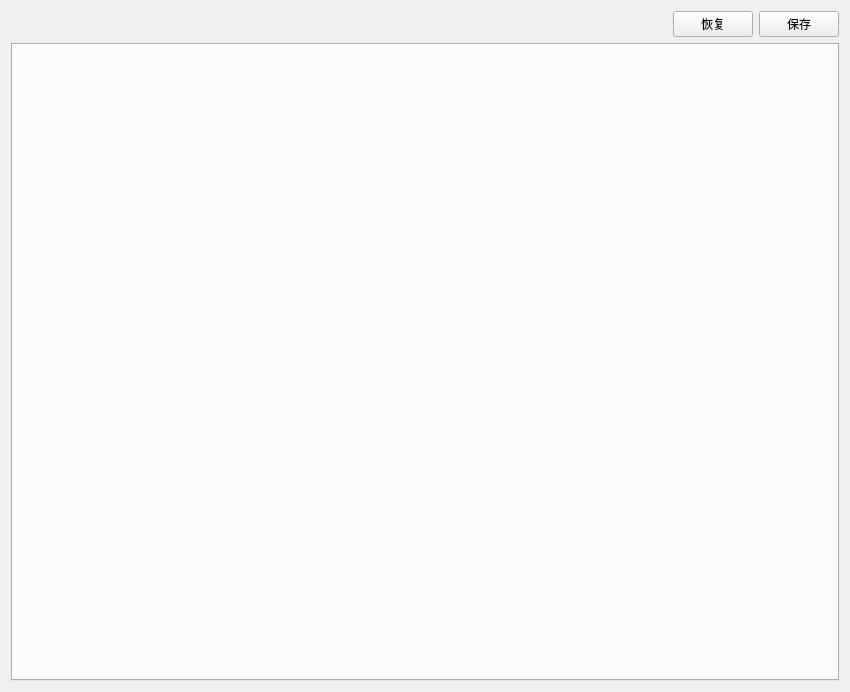
<?xml version="1.0" encoding="UTF-8"?>
<ui version="4.0">
 <class>ParamConfigPageClass</class>
 <widget class="QWidget" name="ParamConfigPageClass">
  <property name="geometry">
   <rect>
    <x>0</x>
    <y>0</y>
    <width>850</width>
    <height>692</height>
   </rect>
  </property>
  <property name="windowTitle">
   <string>参数配置</string>
  </property>
  <layout class="QVBoxLayout" name="verticalLayout">
   <item>
    <layout class="QHBoxLayout" name="horizontalLayout">
     <item>
      <spacer name="horizontalSpacer">
       <property name="orientation">
        <enum>Qt::Orientation::Horizontal</enum>
       </property>
       <property name="sizeHint" stdset="0">
        <size>
         <width>40</width>
         <height>20</height>
        </size>
       </property>
      </spacer>
     </item>
     <item>
      <widget class="QPushButton" name="restoreButton">
       <property name="text">
        <string>恢复</string>
       </property>
      </widget>
     </item>
     <item>
      <widget class="QPushButton" name="saveButton">
       <property name="text">
        <string>保存</string>
       </property>
      </widget>
     </item>
    </layout>
   </item>
   <item>
    <widget class="QTabWidget" name="contentStackedWidget"/>
   </item>
  </layout>
 </widget>
 <resources/>
 <connections/>
</ui>
